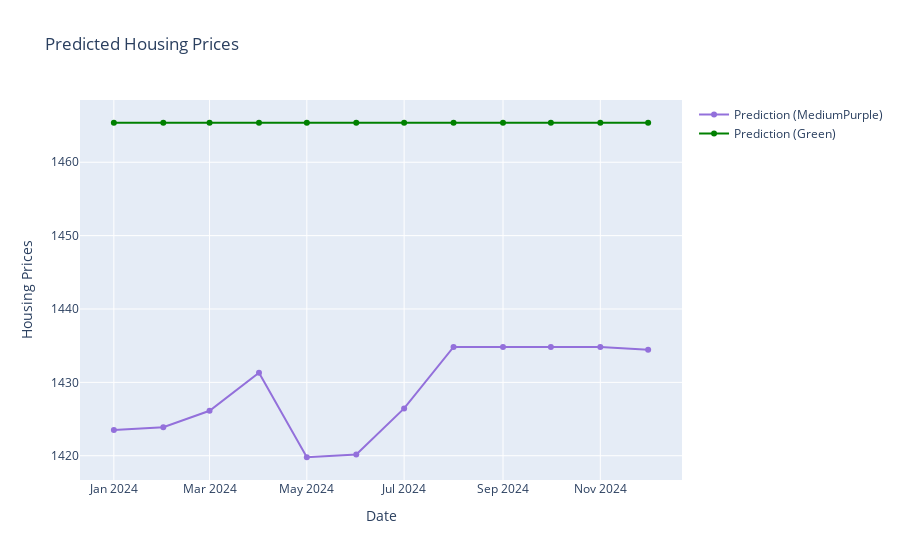

Notebook code cell kept with this figure:
### Code cell
import plotly.graph_objs as go

# Plotting the predicted data
fig = go.Figure()

# Line for df (MediumPurple)
fig.add_trace(go.Scatter(x=df['date'],
                         y=df['HOUST'],
                         name='Prediction (MediumPurple)',
                         line=dict(color='MediumPurple')))

# Line for pred_df (Green)
fig.add_trace(go.Scatter(x=pred_df['date'],
                         y=pred_df['HOUST'],
                         name='Prediction (Green)',
                         line=dict(color='Green')))

# Update layout for better visualization
fig.update_layout(title_text="Predicted Housing Prices",
                  xaxis=dict(title="Date"),
                  yaxis=dict(title="Housing Prices"))

# Show the plot
fig.show()

### Figure 1 — Plotly figure (JSON) as saved in the notebook; plotly's stock layout.template omitted (floating-point values rounded to 4 significant figures)
{"data": [{"line": {"color": "MediumPurple"}, "name": "Prediction (MediumPurple)", "type": "scatter", "x": ["2024-01-01T00:00:00", "2024-02-01T00:00:00", "2024-03-01T00:00:00", "2024-04-01T00:00:00", "2024-05-01T00:00:00", "2024-06-01T00:00:00", "2024-07-01T00:00:00", "2024-08-01T00:00:00", "2024-09-01T00:00:00", "2024-10-01T00:00:00", "2024-11-01T00:00:00", "2024-12-01T00:00:00"], "y": [1424.0, 1424.0, 1426.0, 1431.0, 1420.0, 1420.0, 1426.0, 1435.0, 1435.0, 1435.0, 1435.0, 1434.0]}, {"line": {"color": "Green"}, "name": "Prediction (Green)", "type": "scatter", "x": ["2024-01-01T00:00:00", "2024-02-01T00:00:00", "2024-03-01T00:00:00", "2024-04-01T00:00:00", "2024-05-01T00:00:00", "2024-06-01T00:00:00", "2024-07-01T00:00:00", "2024-08-01T00:00:00", "2024-09-01T00:00:00", "2024-10-01T00:00:00", "2024-11-01T00:00:00", "2024-12-01T00:00:00"], "y": [1465.0, 1465.0, 1465.0, 1465.0, 1465.0, 1465.0, 1465.0, 1465.0, 1465.0, 1465.0, 1465.0, 1465.0]}], "layout": {"title": {"text": "Predicted Housing Prices"}, "xaxis": {"title": {"text": "Date"}}, "yaxis": {"title": {"text": "Housing Prices"}}}}
